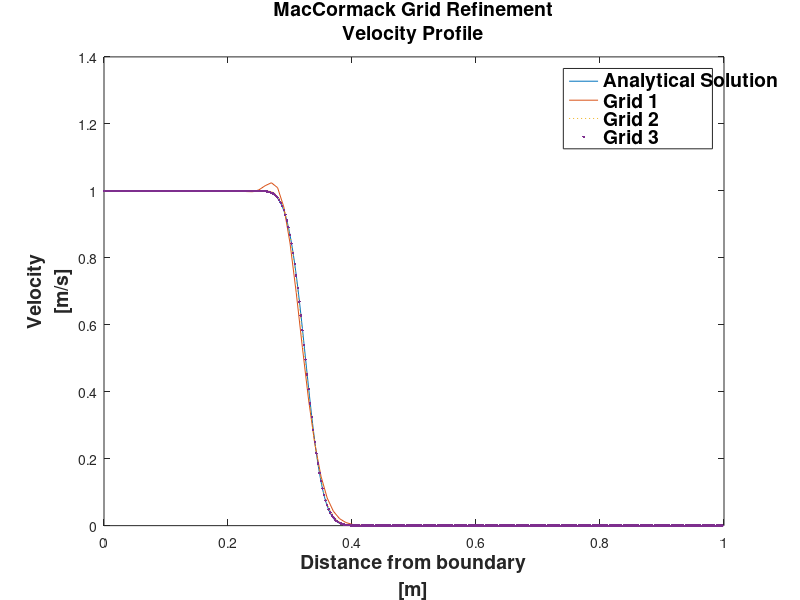

MATLAB code for this plot:
%PROJECT 2 - FTCS SCHEME
%CONVECTION DIFFUSION EQUATION
%McCORMACK GRID REFINEMENT STUDY


clear;
clc;


%PARAMETERS
t_f = .05;                       %FINAL TIME 
a = 2.5;                        %CONVECTION TERM CONSTANT [m/s]
alpha = 0.005;                  %DIFFUSION TERM CONSTANT [m^2/s]
x_f = 1;                        %FINAL LENGTH [m]
xo = 0.2;

%TRIAL 1
dx = 0.01;                       %DISCRETIZATION IN x [m]
dt = 0.001;                   %DISCRETIZATION IN t [s]
c = (a*dt)/dx;                          %COURANT NUMBER
d = (alpha*dt)/(dx^2);           %FOURIER NUMBER     
N = (x_f/dx);                    %NUMBER OF NODES IN x
T = floor(t_f/dt);             %NUMBER OF NODES IN t              

fprintf('THE COMPUTATIONAL GRID IS %d x %d (N x t)',N,T)
dx
dt

%MACCORMACK METHOD FOR CONVECTION%%%%%%%%%%%%%%%%%%%%%%%%%%%%%%%%%%%%%%%%%%
%SECOND ORDER CENTRAL SPACE DIFFUSION SCHEME%%%%%%%%%%%%%%%%%%%%%%%%%%%%%%%

%INITIAL CONDITIONS
for i=1:N
    x = (i-1)*dx;
    X(i)=x;
    if x < 0.2;
        u_oo(i) = 1;
    else
        if x == 0.2;
            u_oo(i) = 0.5;
        else
            if x > 0.2;
                u_oo(i) = 0.0;
            end
        end
    end
end;
j = 1;                          %TIME INDEX
t = 0;
X1=X;


while t < t_f;
    t = j*dt;                  
    u_m(1) = 1;                   %BOUNDARY CONDITION [m/s]
    u_m(N) = 0;                   %BOUNDARY CONDITION [m/s]
    u_c(1)=1;
    u_c(N)=0;
    %PREDICTOR
    for i = 2:(N-1);
        u_c(i) = u_oo(i)-c*(u_oo(i+1)-u_oo(i))+d*(u_oo(i+1)-2*u_oo(i)+u_oo(i-1));
    end
    %CORRECTOR
    for i = 2:(N-1);
        u_m(i) = .5* (u_oo(i)+u_c(i) - c*(u_c(i)-u_c(i-1)) + d*(u_c(i+1)-2*u_c(i)+u_c(i-1)));
    end
    u_oo = u_m;
    j = j+1;
end;
u_oo1=u_oo;



%TRIAL 2
dx = 0.005;                       %DISCRETIZATION IN x [m]
dt = 0.0005;                   %DISCRETIZATION IN t [s]
c = (a*dt)/dx                          %COURANT NUMBER
d = (alpha*dt)/(dx^2);           %FOURIER NUMBER     
N = (x_f/dx);                    %NUMBER OF NODES IN x
T = floor(t_f/dt);             %NUMBER OF NODES IN t              

fprintf('THE COMPUTATIONAL GRID IS %d x %d (N x t)',N,T)
dx
dt


%MACCORMACK METHOD FOR CONVECTION%%%%%%%%%%%%%%%%%%%%%%%%%%%%%%%%%%%%%%%%%%
%SECOND ORDER CENTRAL SPACE DIFFUSION SCHEME%%%%%%%%%%%%%%%%%%%%%%%%%%%%%%%

%INITIAL CONDITIONS
for i=1:N
    x = (i-1)*dx;
    X(i)=x;
    if x < 0.2;
        u_oo(i) = 1;
    else
        if x == 0.2;
            u_oo(i) = 0.5;
        else
            if x > 0.2;
                u_oo(i) = 0.0;
            end
        end
    end
end;
j = 1;                          %TIME INDEX
t = 0;
X2=X;


while t < t_f;
    t = j*dt;                  
    u_m(1) = 1;                   %BOUNDARY CONDITION [m/s]
    u_m(N) = 0;                   %BOUNDARY CONDITION [m/s]
    u_c(1)=1;
    u_c(N)=0;
    %PREDICTOR
    for i = 2:(N-1);
        u_c(i) = u_oo(i)-c*(u_oo(i+1)-u_oo(i))+d*(u_oo(i+1)-2*u_oo(i)+u_oo(i-1));
    end
    %CORRECTOR
    for i = 2:(N-1);
        u_m(i) = .5* (u_oo(i)+u_c(i) - c*(u_c(i)-u_c(i-1)) + d*(u_c(i+1)-2*u_c(i)+u_c(i-1)));
    end
    u_oo = u_m;
    j = j+1;
end;
u_oo2=u_oo;


%TRIAL 3
dx = 0.0025;                       %DISCRETIZATION IN x [m]
dt = 0.00025;                   %DISCRETIZATION IN t [s]
c = (a*dt)/dx                          %COURANT NUMBER
d = (alpha*dt)/(dx^2);           %FOURIER NUMBER     
N = (x_f/dx);                    %NUMBER OF NODES IN x
T = floor(t_f/dt);             %NUMBER OF NODES IN t              

fprintf('THE COMPUTATIONAL GRID IS %d x %d (N x t)',N,T)
dx
dt


%MACCORMACK METHOD FOR CONVECTION%%%%%%%%%%%%%%%%%%%%%%%%%%%%%%%%%%%%%%%%%%
%SECOND ORDER CENTRAL SPACE DIFFUSION SCHEME%%%%%%%%%%%%%%%%%%%%%%%%%%%%%%%

%INITIAL CONDITIONS
for i=1:N
    x = (i-1)*dx;
    X(i)=x;
    if x < 0.2;
        u_oo(i) = 1;
    else
        if x == 0.2;
            u_oo(i) = 0.5;
        else
            if x > 0.2;
                u_oo(i) = 0.0;
            end
        end
    end
end;
j = 1;                          %TIME INDEX
t = 0;
X3=X;


while t < t_f;
    t = j*dt;                  
    u_m(1) = 1;                   %BOUNDARY CONDITION [m/s]
    u_m(N) = 0;                   %BOUNDARY CONDITION [m/s]
    u_c(1)=1;
    u_c(N)=0;
    %PREDICTOR
    for i = 2:(N-1);
        u_c(i) = u_oo(i)-c*(u_oo(i+1)-u_oo(i))+d*(u_oo(i+1)-2*u_oo(i)+u_oo(i-1));
    end
    %CORRECTOR
    for i = 2:(N-1);
        u_m(i) = .5* (u_oo(i)+u_c(i) - c*(u_c(i)-u_c(i-1)) + d*(u_c(i+1)-2*u_c(i)+u_c(i-1)));
    end
    u_oo = u_m;
    j = j+1;
end;
u_oo3=u_oo;







%%%%%%%%%%%%%%%%%ANALYTICAL SOLUTION CALCULATION%%%%%%%%%%%%%%%%%%%%%%%%%%%
tt=t_f;

for i=1:N
    x = (i-1)*dx;
    u_a = 1-(1/2)*(1+erf((x-xo-a*tt)/(2*sqrt(alpha*tt))));
    U_a(i)=u_a;
end;
%%%%%%%%%%%%%%%%%%%%%%%%%%%%%%%%%%%%%%%%%%%%%%%%%%%%%%%%%%%%%%%%%%%%%%%%%%%





plot(X,U_a,X1,u_oo1,X2,u_oo2,':',X3,u_oo3,'.')
title({'MacCormack Grid Refinement';'Velocity Profile'})
xlabel({'Distance from boundary';'[m]'})
ylabel({'Velocity';'[m/s]'})
legend('Analytical Solution','Grid 1','Grid 2','Grid 3')



figureHandle = gcf;
% %# make all text in the figure to size 14 and bold
 set(findall(figureHandle,'type','text'),'fontSize',14,'fontWeight','bold')




    


